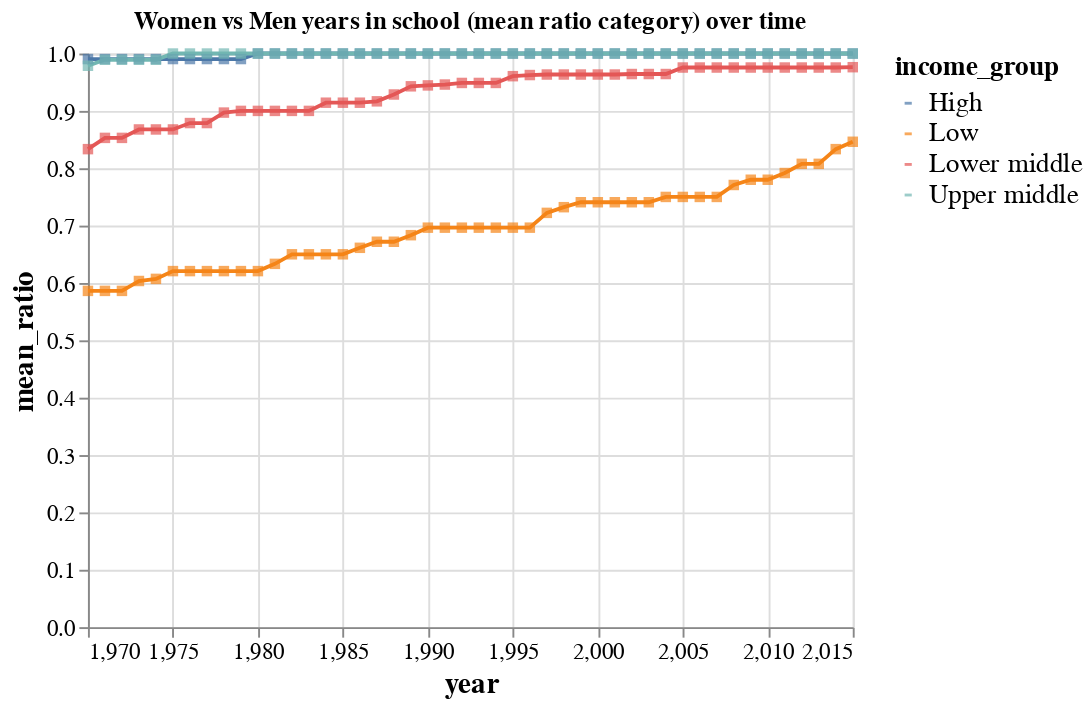

The notebook cell saved with this chart:
### Markdown cell above
<div class="alert alert-info" style="color:black">

### Question 3.1
rubric={accuracy:2,quality:1,viz:2}

<h4>
Python
</h4>
<ol type="1">
<li>Compute a new column in your dataframe that represents the ratio between the number of years in school for women and men (calculate it so that the value 1 means as many years for both, and 0.5 means half as many for women compared to men).</li>
<li>Filter the dataframe to only contain value from 1970 - 2015, since those are the years where the education data has been recorded. Again you can either create a new variable or perform the filtering as you pass the data to the plotting function.</li>
<li>Create a line plot showing how the ratio of women’s of men’s years in school has changed over time. Group the data by income group and plot the mean for each group.</li>
<li>Use layering to add a square mark for every data point in your line plot (so one per yearly mean in each group).</li>
</ol>

</div>

### Code cell
# YOUR PYTHON ANSWER GOES HERE
# Adding newe column 'ratio' = years in school woman | years in school men (1=many years for both, 0.5=half as many for women compare to men)
ratio_raw = gm["years_in_school_women"] / gm["years_in_school_men"]

gm["ratio"] = np.select(
    [
        ratio_raw.between(0.6, 1.5),   # similar
        ratio_raw.between(0.1, 0.5),    # about half
    ],
    [
        1.0,
        0.5,
    ],
    default=np.nan
)

# Filter/create new data frame to only contain value from 1970-2015 in 'year'
gm_filtered2 = gm[(gm['year'] >= 1970) & (gm['year'] <= 2015)].copy()

# plot ratio of women years in school and men years in school (y) over year (x), Group by income, plot mean for each group
gm_yearly = gm_filtered2.groupby(["year", "income_group"], as_index=False)["ratio"].mean().rename(columns={"ratio": "mean_ratio"})

gm_chartline = alt.Chart(gm_yearly).mark_line().encode(
    x='year',
    y='mean_ratio',
    color='income_group'
).properties(
    title='Women vs Men years in school (mean ratio category) over time'
)

# layering with sqaure mark for every data point in the line plot (one per yearly mean in income group)
gm_chartsquare = alt.Chart(gm_yearly).mark_square().encode(
    x='year',
    y='mean_ratio',
    color='income_group')

gm_chartline + gm_chartsquare

### Figure 1 — Vega specification as saved in the notebook (floating-point values rounded to 4 significant figures; data arrays with more than 128 entries replaced by an {"elided": "..."} marker saying what was removed)
{"$schema": "https://vega.github.io/schema/vega/v5.json", "data": [{"name": "source_0", "values": {"elided": "184 records"}}, {"name": "data_0", "values": {"elided": "184 records"}}, {"name": "source_0_color_domain_income_group_0", "values": [{"income_group": "High"}, {"income_group": "Low"}, {"income_group": "Lower middle"}, {"income_group": "Upper middle"}]}, {"name": "data_0_color_domain_income_group_1", "values": [{"income_group": "High"}, {"income_group": "Low"}, {"income_group": "Lower middle"}, {"income_group": "Upper middle"}]}], "marks": [{"type": "group", "name": "layer_0_pathgroup", "from": {"facet": {"data": "source_0", "name": "faceted_path_layer_0_main", "groupby": ["income_group"]}}, "encode": {"update": {"width": {"field": {"signal": null, "datum": null, "group": "width", "parent": null}}, "height": {"field": {"signal": null, "datum": null, "group": "height", "parent": null}}}}, "marks": [{"type": "line", "name": "layer_0_marks", "from": {"data": "faceted_path_layer_0_main"}, "sort": {"field": "x"}, "encode": {"update": {"x": {"field": "year", "scale": "x"}, "defined": {"signal": "isValid(datum[\"year\"]) && isFinite(+datum[\"year\"]) && isValid(datum[\"mean_ratio\"]) && isFinite(+datum[\"mean_ratio\"])"}, "stroke": {"field": "income_group", "scale": "color"}, "y": {"field": "mean_ratio", "scale": "y"}}}, "style": ["line"]}]}, {"type": "symbol", "name": "layer_1_marks", "from": {"data": "data_0"}, "encode": {"update": {"fill": {"field": "income_group", "scale": "color"}, "x": {"field": "year", "scale": "x"}, "y": {"field": "mean_ratio", "scale": "y"}, "opacity": {"value": 0.7}, "shape": {"value": "square"}}}, "style": ["square"]}], "scales": [{"name": "x", "type": "linear", "domain": {"fields": [{"data": "source_0", "field": "year"}, {"data": "data_0", "field": "year"}]}, "range": [0, {"signal": "width"}], "zero": false, "nice": true}, {"name": "y", "type": "linear", "domain": {"fields": [{"data": "source_0", "field": "mean_ratio"}, {"data": "data_0", "field": "mean_ratio"}]}, "range": [{"signal": "height"}, 0], "nice": true, "zero": true}, {"name": "color", "type": "ordinal", "domain": {"fields": [{"data": "source_0_color_domain_income_group_0", "field": "income_group"}, {"data": "data_0_color_domain_income_group_1", "field": "income_group"}], "sort": true}, "range": "category"}], "axes": [{"scale": "x", "orient": "bottom", "gridScale": "y", "zindex": 0, "minExtent": 0, "tickCount": {"signal": "ceil(width/40)"}, "labels": false, "domain": false, "aria": false, "ticks": false, "maxExtent": 0, "grid": true}, {"scale": "y", "gridScale": "x", "tickCount": {"signal": "ceil(height/40)"}, "domain": false, "labels": false, "ticks": false, "orient": "left", "zindex": 0, "aria": false, "minExtent": 0, "grid": true, "maxExtent": 0}, {"scale": "x", "labelOverlap": true, "zindex": 0, "orient": "bottom", "grid": false, "tickCount": {"signal": "ceil(width/40)"}, "labelFlush": true, "title": "year"}, {"scale": "y", "title": "mean_ratio", "orient": "left", "labelOverlap": true, "zindex": 0, "tickCount": {"signal": "ceil(height/40)"}, "grid": false}], "title": {"text": "Women vs Men years in school (mean ratio category) over time", "frame": "group"}, "legends": [{"stroke": "color", "symbolType": "stroke", "title": "income_group", "fill": "color", "encode": {"symbols": {"update": {"opacity": {"value": 0.7}}}}}], "config": {"encoding": {"x": {"scale": {"zero": false}}}, "axis": {"titleFontSize": 15, "labelFontSize": 12}, "legend": {"symbolSize": 14, "titleFontSize": 14, "labelFontSize": 14}}, "width": 400, "background": "white", "padding": 5, "height": 300, "style": "cell"}
